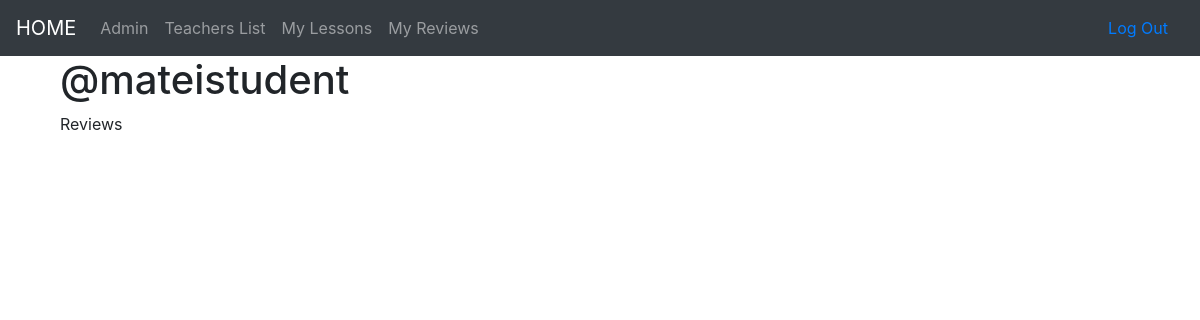
/reviews/sr/8/ (signed in), run on an earlier commit of the app's database.
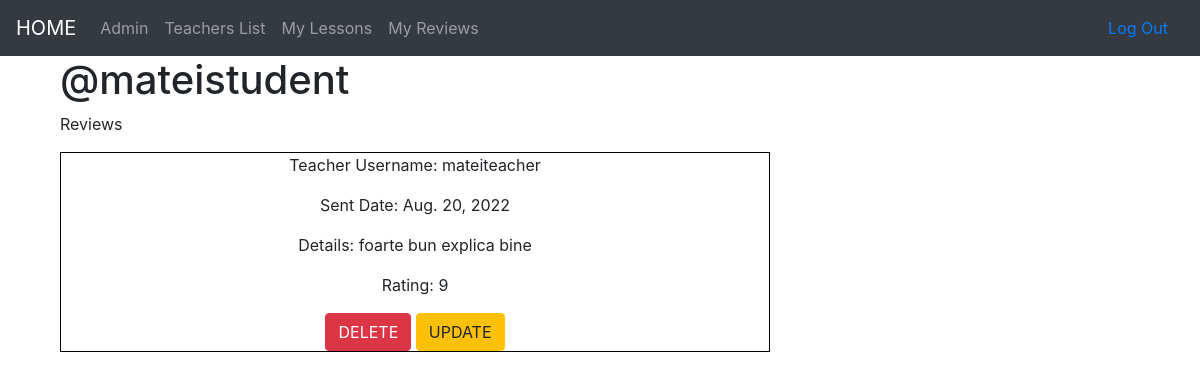
And on a later commit of the database.
### accounts/models.py (models this page shows, shortened)
class User(AbstractUser):
    phone_number = models.CharField(max_length=10,blank=False, validators=[phone_number_validator], unique=True)
    email = models.EmailField(unique=True)
    is_student = models.BooleanField(default=False)
    is_teacher = models.BooleanField(default=False)

class Teacher(models.Model):
    user = models.OneToOneField(User, on_delete=models.CASCADE, primary_key=True)
    subject = models.ForeignKey(Subject, on_delete=models.SET_NULL, null=True)
    price = models.IntegerField(default=100)

### reviews/models.py (models this page shows, shortened)
class Review(models.Model):
    user = models.ForeignKey(User, on_delete=models.CASCADE)
    teacher = models.ForeignKey(Teacher, on_delete=models.CASCADE, null=True)
    sent_date = models.DateField(auto_now_add=True)
    description = models.TextField()
    rating = models.PositiveIntegerField(validators = [rating_validator])
    class Meta:
        ordering = ["-sent_date"]
        unique_together = ['user', 'teacher']

### reviews/views.py (the view)
# urls.py: path('sr/<int:pk>/', views.StudentReviews.as_view(), name='student_reviews'),
class StudentReviews(generic.ListView):
    model = Review
    template_name = 'reviews/student_reviews_list.html'
    paginate_by = 5
    def get_queryset(self):
        queryset = super(StudentReviews, self).get_queryset()
        queryset = queryset.filter(user=self.request.user)
        return queryset
    def get_context_data(self,**kwargs):
        context = super().get_context_data(**kwargs)
        context['user'] = self.request.user
        return context

### reviews/templates/reviews/student_reviews_list.html (shortened to what this page needs)
{% extends "base.html" %}
{% block content %}
    <div class="col-md-4">
        <h1>@{{ user.username }}</h1>
        <p>Reviews</p>
    </div>
    <div class="col-md-8">
        {% for review in object_list  %}
            <div class="review_list_div">
                <p>Teacher Username: {{ review.teacher.user.username }}</p>
                <p>Sent Date: {{ review.sent_date }}</p>
                <p>Details: {{ review.description }}</p>
                <p>Rating: {{ review.rating }}</p>
                <div class="col-lg-12">
                    <a class="btn btn-danger" href="{% url 'reviews:delete_review' pk=review.pk %}">DELETE</a>
                    <a class="btn btn-warning" href="{% url 'reviews:update_review' pk=review.pk %}">UPDATE</a>
                </div>
            </div>
        {% endfor %}
    </div>
{% endblock %}

### templates/base.html (shortened to what this page needs)
<!DOCTYPE html>
{% load static %}
<html>
  <head>
    <link rel="stylesheet" href="https://cdn.jsdelivr.net/npm/bootstrap@4.4.1/dist/css/bootstrap.min.css">
    <link rel="stylesheet" type="text/css" href="{% static 'invicta/css/master.css' %}" >
  </head>
  <body>
    <nav class="navbar navbar-expand-lg navbar-dark bg-dark mynav custom-navbar">
        <a class="navbar-brand mynav" href="{% url 'home' %}">HOME</a>
        <div class="collapse navbar-collapse" id="navbarSupportedContent">
            <ul class="navbar-nav mr-auto">
                {% if user.is_authenticated %}
                    <li class="nav-item">
                        <a class="nav-link" href="{% url 'admin:index' %}">Admin</a>
                    </li>
                    {% if user.is_student %}
                        <li class="nav-item">
                            <a class="nav-link" href="{% url 'all_teachers' %}">Teachers List</a>
                        </li>
                        <li class="nav-item">
                            <a class="nav-link" href="{% url 'lessons:student_lessons' pk=user.pk %}">My Lessons</a>
                        </li>
                        <li class="nav-item">
                            <a class="nav-link" href="{% url 'reviews:student_reviews' pk=user.pk %}">My Reviews</a>
                        </li>
                    {% endif %}
                {% else %}
                    <li class="nav-item">
                        <a class="nav-link" href="{% url 'admin:index' %}">Admin</a>
                    </li>
                {% endif %}
            </ul>
            {% if user.is_authenticated %}
                <li class="nav">
                    <a class="nav-link" href="{% url 'accounts:logout' %}">Log Out</a>
                </li>
            {% endif %}
        </div>
    </nav>
    <div class="container mycontent">
        {% block content %}
        {% endblock %}
    </div>
  </body>
</html>

### static/invicta/css/master.css (style rules this page uses)
.review_list_div { border : 1px solid black; margin-bottom: 2em; text-align: center; }

What changed in the data, as far as the page shows it:
added Review: teacher.user.username "mateiteacher", sent_date "Aug. 20, 2022", description "foarte bun explica bine", rating "9"
